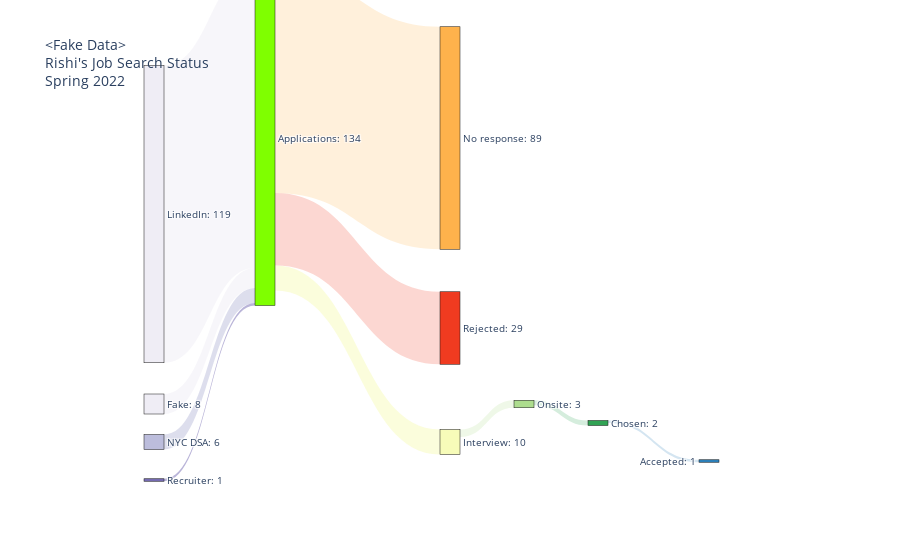

This figure's notebook cell:
### Code cell
import plotly.graph_objects as go

# add application status. NOTE assuming that app_status is sorted and monotonically decreasing
status_values = [app_status.sum()] + list(app_status.values)
status_labels = ["Applications"] + list(app_status.index)

status_colors = [
    "chartreuse",
    "rgba(254,178,76,1)",
    "rgba(240,59,32,1)",
    "rgba(247,252,185,1)",
    "rgba(173,221,142,1)",
    "rgba(49,163,84,1)",
    "rgba(44,127,184,1)",
]
status_link_colors = [
    "rgba(254,178,76,.2)",
    "rgba(240,59,32,.2)",
    "rgba(247,252,185,.5)",
    "rgba(173,221,142,.2)",
    "rgba(49,163,84,.2)",
    "rgba(44,127,184,.2)",
]

# also add application source as input into start node
source_values = list(df.Source.value_counts().values)
source_labels = list(df.Source.value_counts().index)
source_colors = [
    "rgba(239,237,245,1)",
    "rgba(239,237,245,1)",
    "rgba(188,189,220,1)",
    "rgba(117,107,177,1)",
]  # FAKE is duplicated color here
source_link_colors = [
    "rgba(239,237,245,.5)",
    "rgba(239,237,245,.5)",
    "rgba(188,189,220,.5)",
    "rgba(117,107,177,.5)",
]

values = source_values + status_values
labels = source_labels + status_labels
labels_with_values = ["%s: %s" % x for x in zip(labels, values)]
colors = source_colors + status_colors
link_colors = source_link_colors + status_link_colors

source_sources = [0, 1, 2, 3]
source_targets = [4, 4, 4, 4]
status_sources = [x + len(source_sources) for x in [0, 0, 0, 3, 4, 5, 6]]
status_targets = [x + len(source_targets) for x in [1, 2, 3, 4, 5, 6, 7]]
sources = source_sources + status_sources
targets = source_targets + status_targets

# HACK remove the value for "Application"
del values[len(source_sources)]

fig = go.Figure(
    data=[
        go.Sankey(
            arrangement="freeform",
            valueformat=".0f",
            node=dict(
                pad=15,
                thickness=20,
                line=dict(color="#151515", width=0.5),
                label=labels_with_values,
                color=colors,
                x=[0.1, 0.1, 0.1, 0.1, 0.25, 0.5, 0.5, 0.5, 0.6, 0.7, 0.85],
                y=[0.3, 0.8, 0.9, 1, 0.1, 0.10, 0.60, 0.9, 0.8, 0.85, 0.95],
                customdata=labels,
                hovertemplate="%{customdata}",
            ),
            link=dict(
                source=sources,
                target=targets,
                value=values,
                color=link_colors,
                hoverinfo="skip",
            ),
        )
    ]
)

fig.update_layout(
    title_text="<Fake Data><br>Rishi's Job Search Status<br>Spring 2022", font_size=10
)
fig.show()

### Figure 1 — Plotly figure (JSON) as saved in the notebook; plotly's stock layout.template omitted (floating-point values rounded to 4 significant figures)
{"data": [{"arrangement": "freeform", "link": {"color": ["rgba(239,237,245,.5)", "rgba(239,237,245,.5)", "rgba(188,189,220,.5)", "rgba(117,107,177,.5)", "rgba(254,178,76,.2)", "rgba(240,59,32,.2)", "rgba(247,252,185,.5)", "rgba(173,221,142,.2)", "rgba(49,163,84,.2)", "rgba(44,127,184,.2)"], "hoverinfo": "skip", "source": [0, 1, 2, 3, 4, 4, 4, 7, 8, 9, 10], "target": [4, 4, 4, 4, 5, 6, 7, 8, 9, 10, 11], "value": [119, 8, 6, 1, 89, 29, 10, 3, 2, 1]}, "node": {"color": ["rgba(239,237,245,1)", "rgba(239,237,245,1)", "rgba(188,189,220,1)", "rgba(117,107,177,1)", "chartreuse", "rgba(254,178,76,1)", "rgba(240,59,32,1)", "rgba(247,252,185,1)", "rgba(173,221,142,1)", "rgba(49,163,84,1)", "rgba(44,127,184,1)"], "customdata": ["LinkedIn", "Fake", "NYC DSA", "Recruiter", "Applications", "No response", "Rejected", "Interview", "Onsite", "Chosen", "Accepted"], "hovertemplate": "%{customdata}", "label": ["LinkedIn: 119", "Fake: 8", "NYC DSA: 6", "Recruiter: 1", "Applications: 134", "No response: 89", "Rejected: 29", "Interview: 10", "Onsite: 3", "Chosen: 2", "Accepted: 1"], "line": {"color": "#151515", "width": 0.5}, "pad": 15, "thickness": 20, "x": [0.1, 0.1, 0.1, 0.1, 0.25, 0.5, 0.5, 0.5, 0.6, 0.7, 0.85], "y": [0.3, 0.8, 0.9, 1, 0.1, 0.1, 0.6, 0.9, 0.8, 0.85, 0.95]}, "type": "sankey", "valueformat": ".0f"}], "layout": {"font": {"size": 10}, "title": {"text": "<Fake Data><br>Rishi's Job Search Status<br>Spring 2022"}}}
